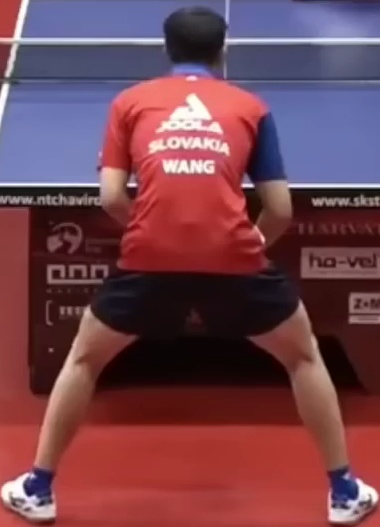
#> input picture output_videos/croppedImg.jpg, 380 x 527 px
$ jupyter execute color_assigner.ipynb
#> lines starting #> are read from the running program, lines starting #| are printed output that depends on the picture
[cell 1]
import cv2
import matplotlib.pyplot as plt      # help visualize imgs
import numpy as np
from sklearn.cluster import KMeans
from collections import Counter

# Display Cropped Image

[cell 2]
imagePath = "./output_videos/croppedImg.jpg"
image = cv2.imread(imagePath)
#> image is the input picture: shape (527, 380, 3); mean B, G, R 78.6, 67.2, 115.1
image = cv2.cvtColor(image, cv2.COLOR_BGR2RGB)
plt.imshow(image)
plt.show()

# Get Top Half of Image

[cell 3]
topHalfImg = image[0 : int(image.shape[0] / 2), :]
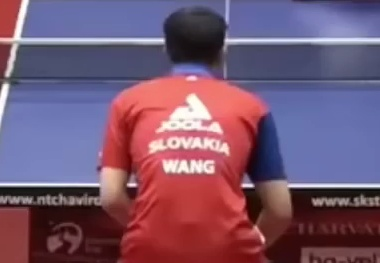
#> topHalfImg: shape (263, 380, 3); mean R, G, B 119.5, 86.8, 111.5
plt.imshow(topHalfImg)
plt.show()

# Cluster the Image into Two Clusters

[cell 4]
# reshape image into 2d array
image_2d = topHalfImg.reshape(-1, 3)

# perform means clustering with 2 clusters
# cluster image into background color (grass) and jersey color
kmeans = KMeans(n_clusters = 4, random_state = 0)
kmeans.fit(image_2d)

# Get the cluster labels and the cluster centers (dominant colors)
labels = kmeans.labels_
centers = kmeans.cluster_centers_

# count the number of pixels in each cluster
label_counts = Counter(labels)

# sort cluster centers by the number of pixels assigned to each
sorted_centers = [centers[i] for i in label_counts.keys()]
sorted_counts = sorted(label_counts.values(), reverse=True)

print("Sorted cluster centers (in RGB):", sorted_centers)
print("Pixel counts for each cluster:", sorted_counts)

# rehshape the labels to the original image shape
clustered_image = labels.reshape(topHalfImg.shape[0], topHalfImg.shape[1])

print(labels)

# display the clustered image
plt.imshow(clustered_image)
plt.show()
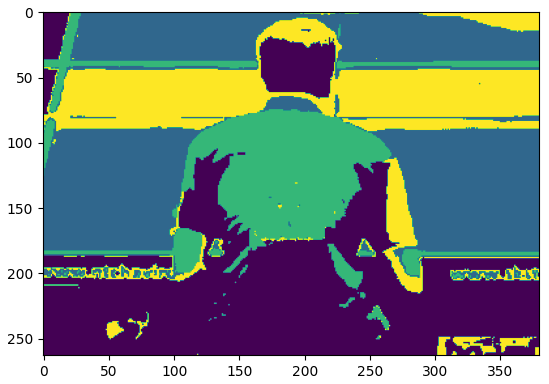
#> figure drawn by matplotlib, 1 panel

[cell 5]
# map each cluster label to its corresponding color
clustered_image_rgb = centers[clustered_image].astype(int)
plt.imshow(clustered_image_rgb)
plt.show()
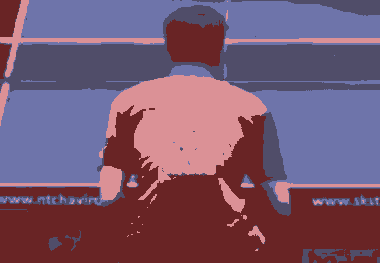
#> shown: shape (263, 380, 3); mean R, G, B 118.8, 86.4, 110.5

# Get Center Color of Clustered Image

[cell 6]
height, width, _ = clustered_image_rgb.shape
#> height = 263; width = 380
centerX, centerY = width // 2, height // 2
#> centerX = 190; centerY = 131
centerPixelRGB = clustered_image_rgb[centerY, centerX]
#> centerPixelRGB = [219, 145, 150]

print(centerX, centerY)
#| 190 131

print(centerPixelRGB)
#| [219 145 150]
